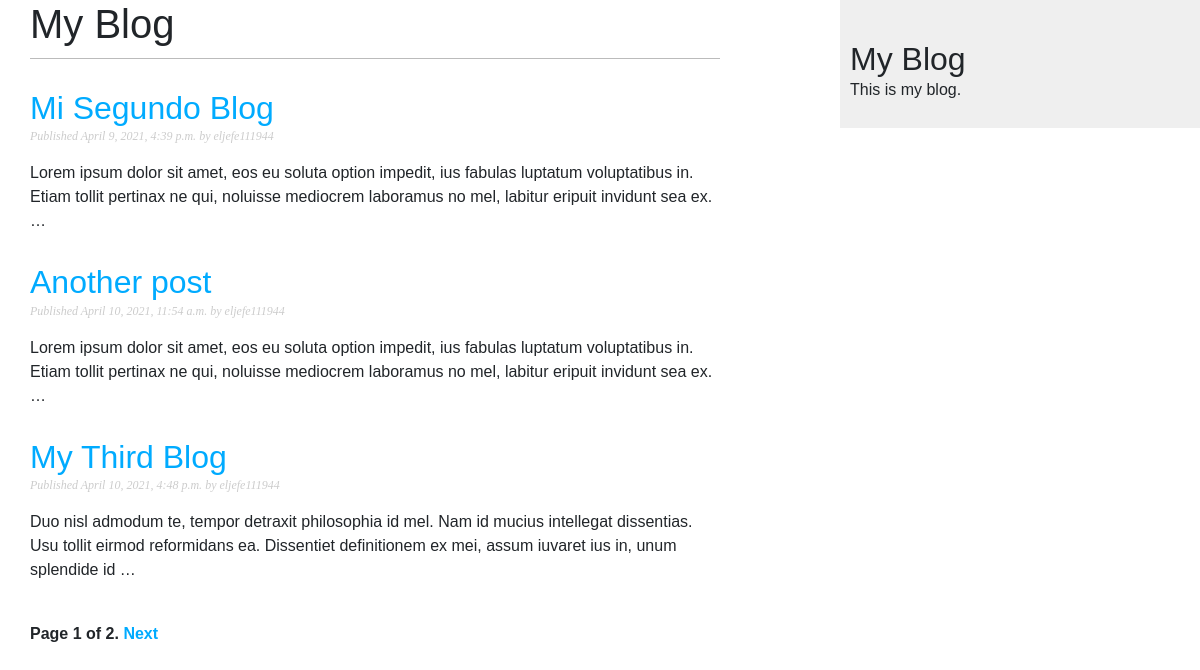
The page / on the database its author committed.
### blog/models.py (models this page shows)
class Post(models.Model):
    STATUS_CHOICE = (
        ('draft', 'Draft'),
        ('published', 'Published'),
    )
    title = models.CharField(max_length=250)
    slug = models.SlugField(max_length=250, unique_for_date='publish')
    author = models.ForeignKey(
        User, on_delete=models.CASCADE, related_name='blog_posts')
    body = models.TextField()
    publish = models.DateTimeField(default=timezone.now)
    created = models.DateTimeField(auto_now_add=True)
    updated = models.DateTimeField(auto_now=True)
    status = models.CharField(
        max_length=10, choices=STATUS_CHOICE, default='draft')
    objects = models.Manager()  # The default manager
    published = PublishedManager()  # The custom manager
    def get_absolute_url(self):
        return reverse(
            'blog:post_detail', args=[
                self.publish.year,
                self.publish.month,
                self.publish.day,
                self.slug])

### blog/views.py (the view)
# urls.py: path('', views.PostListView.as_view(), name='post_list'),
class PostListView(ListView):
    queryset = Post.published.all()
    context_object_name = 'posts'
    paginate_by = 3
    template_name = 'blog/post/list.html'

### blog/templates/blog/post/list.html (shortened to what this page needs)
{% extends "blog/base.html" %}
{% block content %}
<h1>My Blog</h1>
{% for post in posts %}
<h2>
    <a href="{{ post.get_absolute_url }}">
        {{ post.title }}
    </a>
</h2>
<p class="date">
    Published {{ post.publish }} by {{ post.author }}
</p>
{{ post.body|truncatewords:30|linebreaks }}
{% endfor %}
{% include "pagination.html" with page=page_obj %}
{% endblock %}

### blog/static/css/blog.css (style rules this page uses)
body { margin:0; padding:0; font-family:helvetica, sans-serif; }
a { color:#00abff; text-decoration:none; }
h1 { font-weight:normal; border-bottom:1px solid #bbb; padding:0 0 10px 0; }
h2 { font-weight:normal; margin:30px 0 0; }
p.date { color:#ccc; font-family: georgia, serif; font-size: 12px; font-style: italic; }

### rows shown on the page
Post: title "Mi Segundo Blog", publish "April 9, 2021, 4:39 p.m.", author "eljefe111944", body "Lorem ipsum dolor sit amet, eos eu soluta option impedit, ius fabulas luptatum voluptatibus in. Etiam tollit pertinax ne qui, noluisse mediocrem laboramus no mel, labitur eripuit invidunt sea ex. …"
Post: title "Another post", publish "April 10, 2021, 11:54 a.m.", author "eljefe111944", body "Lorem ipsum dolor sit amet, eos eu soluta option impedit, ius fabulas luptatum voluptatibus in. Etiam tollit pertinax ne qui, noluisse mediocrem laboramus no mel, labitur eripuit invidunt sea ex. …"
Post: title "My Third Blog", publish "April 10, 2021, 4:48 p.m.", author "eljefe111944", body "Duo nisl admodum te, tempor detraxit philosophia id mel. Nam id mucius intellegat dissentias. Usu tollit eirmod reformidans ea. Dissentiet definitionem ex mei, assum iuvaret ius in, unum splendide id …"

### other values the page prints
{{ page.number }} "1"
{{ page.paginator.num_pages }} "2"
